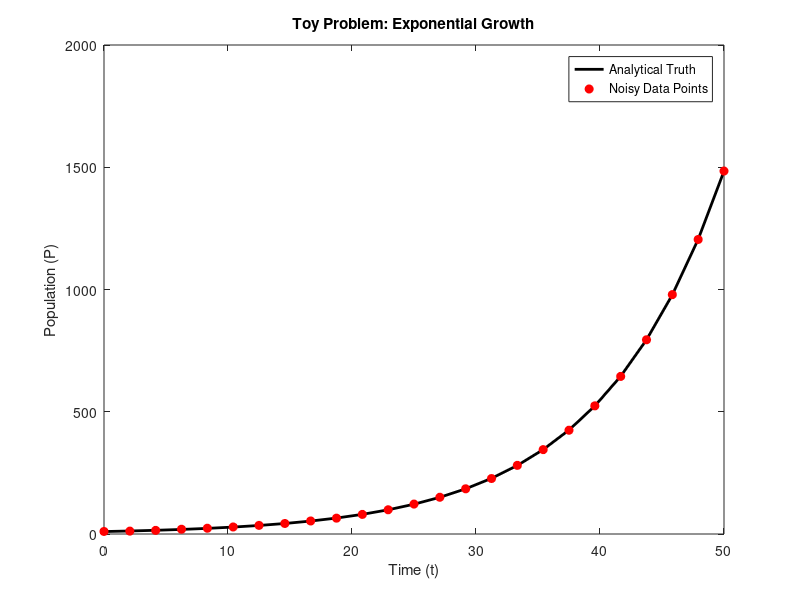

Source code (MATLAB):
%1D linear test case

%ODE (Exponential Growth Model): dP/dt = rP
%Analytical Solution: P(t) = P0*e^(rt)


% Parameters
r = 0.1;  %growth rate
P0 = 10; %Initial Population
t = linspace(0, 50, 25)'; % 25 data points

% Analytical Solution (Clean Data)
P_clean = P0 * exp(r * t);

% Add a tiny bit of noise (to see if SINDy/GP can handle it)
P_noisy = P_clean + 0.5 * randn(size(P_clean));

% Plot to verify
plot(t, P_clean, 'k-', 'LineWidth', 2); hold on;
plot(t, P_noisy, 'ro', 'MarkerFaceColor', 'r');
legend('Analytical Truth', 'Noisy Data Points');
xlabel('Time (t)'); ylabel('Population (P)');
title('Toy Problem: Exponential Growth');
